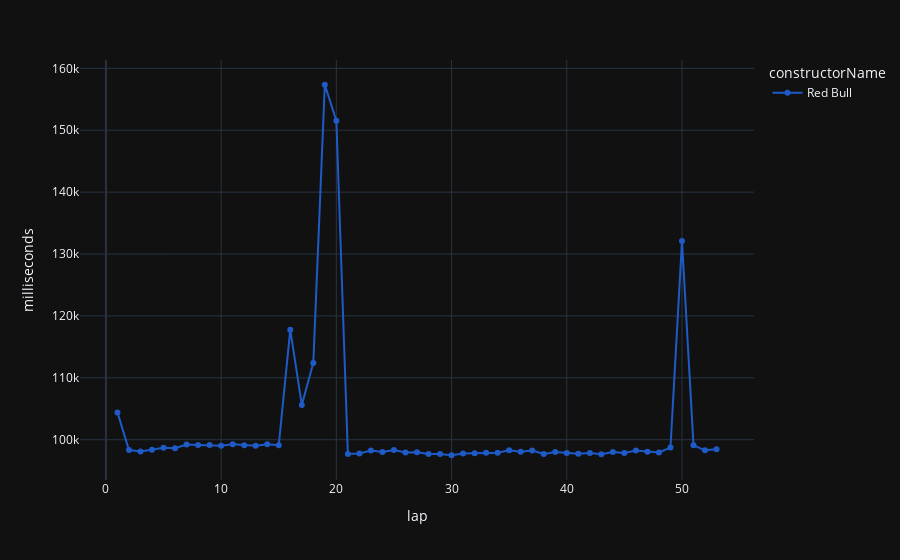

The notebook cell saved with this chart:
### Code cell
fig = px.line(df_focus_on_race, x='lap', y='milliseconds', markers=True, color='constructorName', color_discrete_map=constructor_color_map)
fig.show()

### Figure 1 — Plotly figure (JSON) as saved in the notebook; plotly's stock layout.template omitted (floating-point values rounded to 4 significant figures)
{"data": [{"hovertemplate": "constructorName=Red Bull<br>lap=%{x}<br>milliseconds=%{y}<extra></extra>", "legendgroup": "Red Bull", "line": {"color": "#1E5BC6", "dash": "solid"}, "marker": {"symbol": "circle"}, "mode": "markers+lines", "name": "Red Bull", "orientation": "v", "showlegend": true, "x": [1, 2, 3, 4, 5, 6, 7, 8, 9, 10, 11, 12, 13, 14, 15, 16, 17, 18, 19, 20, 21, 22, 23, 24, 25, 26, 27, 28, 29, 30, 31, 32, 33, 34, 35, 36, 37, 38, 39, 40, 41, 42, 43, 44, 45, 46, 47, 48, 49, 50, 51, 52, 53], "xaxis": "x", "y": [104415, 98330, 98117, 98390, 98720, 98634, 99219, 99159, 99130, 99043, 99285, 99109, 99026, 99276, 99102, 117773, 105628, 112410, 157350, 151527, 97701, 97774, 98273, 98009, 98344, 97950, 97967, 97696, 97695, 97491, 97786, 97804, 97900, 97911, 98301, 98053, 98270, 97683, 98027, 97838, 97736, 97836, 97642, 98019, 97856, 98242, 98073, 97945, 98732, 132092, 99093, 98288, 98442], "yaxis": "y", "type": "scatter"}], "layout": {"xaxis": {"anchor": "y", "domain": [0.0, 1.0], "title": {"text": "lap"}}, "yaxis": {"anchor": "x", "domain": [0.0, 1.0], "title": {"text": "milliseconds"}}, "legend": {"title": {"text": "constructorName"}, "tracegroupgap": 0}, "margin": {"t": 60}}}
